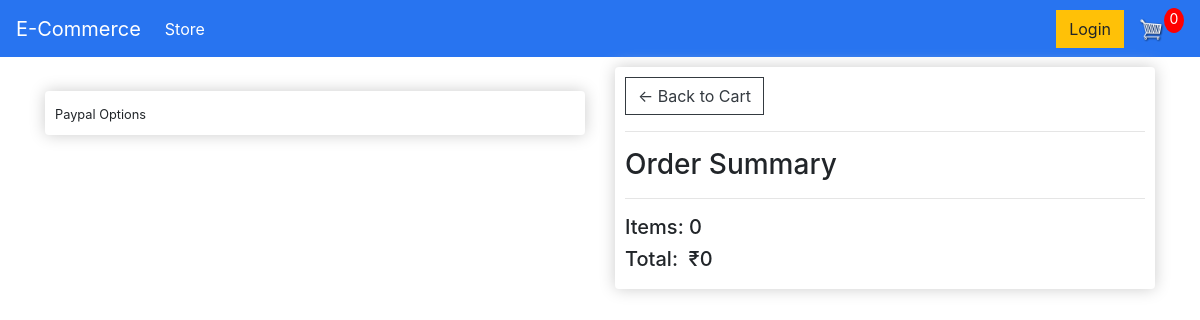
The page /checkout/ (signed in) on the database as committed earlier.
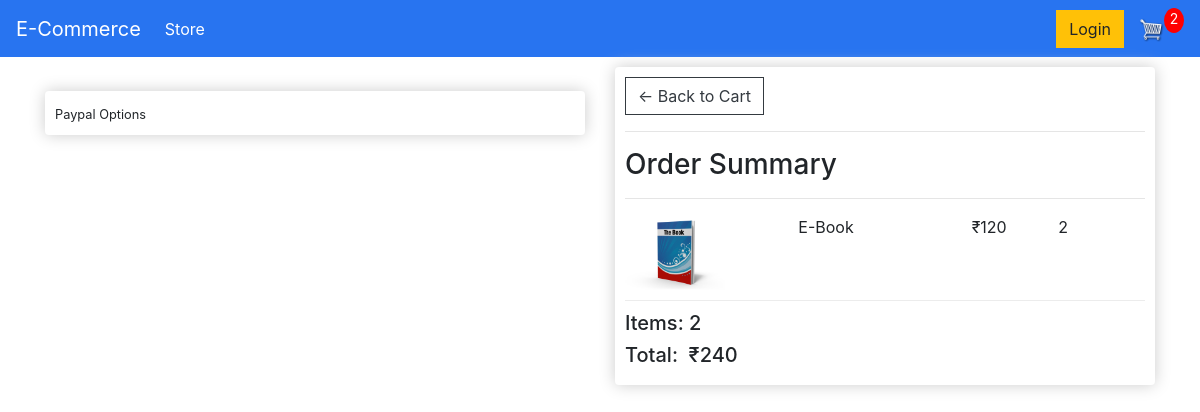
The same page on the database as committed later.
### store/models.py (models this page shows, shortened)
class Order(models.Model):
    customer = models.ForeignKey(Customer, on_delete=models.SET_NULL, null=True, blank=True)
    date_ordered = models.DateTimeField(auto_now_add=True)
    complete = models.BooleanField(default=False, null=True, blank=True)
    transaction_id = models.CharField(max_length=100, null=True)
    @property
    def shipping(self):
        shipping = False
        orderitems = self.orderitem_set.all()
        for i in orderitems:
            if i.product.digital == False:
                shipping = True
        return shipping
    @property
    def get_total_cart_items(self):                         # total no of items
        orderitems = self.orderitem_set.all()
        total = sum([item.quantity for item in orderitems])
        return total
    @property
    def get_cart_total(self):                               # total cost
        orderitems = self.orderitem_set.all()
        total = sum([item.get_order_item_total for item in orderitems])
        return total

class OrderItem(models.Model):
    product = models.ForeignKey(Product, on_delete=models.SET_NULL, null=True)
    order = models.ForeignKey(Order, on_delete=models.SET_NULL, null=True)
    quantity = models.IntegerField(default=0, null=True, blank=True)
    date_added = models.DateTimeField(auto_now_add=True)
    @property
    def get_order_item_total(self):
        total = self.quantity * self.product.price
        return total

class Product(models.Model):
    name = models.CharField(max_length=50, null=True)
    price = models.IntegerField()
    digital = models.BooleanField(default=False, null=True, blank=True)
    image = models.ImageField(null=True, blank=True)
    @property
    def imageURL(self):
        try:
            url = self.image.url
        except:
            url = 'images/default_image.png'
        return url

### store/views.py (the view)
# urls.py: path('checkout/', views.checkout, name='checkout'),
def checkout(request):
    data = cartData(request)        #from utils.py(to avoid code redundancy)
    cartItems = data['cartItems']
    order = data['order']
    items = data['items']
    context = {'items':items, 'order':order, 'cartItems': cartItems}
    return render(request, 'store/checkout.html', context)

### store/utils.py (called while the page is built)
def cartData(request):                         #actual view which repeats for each page
    if request.user.is_authenticated:
        customer = request.user.customer
        order, created = Order.objects.get_or_create(customer=customer, complete = False)
        items = order.orderitem_set.all()
        cartItems = order.get_total_cart_items
    else:
        cookieData = cookieCart(request)        #function from same file
        cartItems = cookieData['cartItems']
        order = cookieData['order']
        items = cookieData['items']
    return {'cartItems':cartItems, 'order':order, 'items':items}

### store/templates/store/checkout.html (shortened to what this page needs)
{% extends 'store/main.html' %}
{% load static %}
{% block content %}
    <div class="row">
		<div class="col-lg-6">
			<br>
			<div class="box-element hidden" id="payment-info">
				<small>Paypal Options</small>
			</div>
		</div>
		<div class="col-lg-6">
			<div class="box-element">
				<a  class="btn btn-outline-dark" href="{% url 'cart' %}">&#x2190; Back to Cart</a>
				<hr>
				<h3>Order Summary</h3>
				<hr>
				{% for item in items %}
				<div class="cart-row">
					<div style="flex:2"><img class="row-image" src="{{item.product.imageURL}}"></div>
					<div style="flex:2"><p>{{item.product.name}}</p></div>
					<div style="flex:1"><p>&#x20b9;{{item.product.price}}</p></div>
					<div style="flex:1"><p>{{item.quantity}}</p></div>
				</div>
				{% endfor %}
				<h5>Items: {{order.get_total_cart_items}}</h5>
				<h5>Total:&nbsp; &#x20b9;{{order.get_cart_total}}</h5>
			</div>
		</div>
	</div>
{% endblock content %}

Rows that differ between the two databases and show on the page:
no longer on this page (row edited): Order: get_total_cart_items "0", get_cart_total "0"
added OrderItem: product.imageURL (picture), product.name "E-Book", product.price "120", quantity "2"
added Order: get_total_cart_items "2", get_cart_total "240"
Other text that changed with them:
{{ cartItems }}: "0" → "2"
